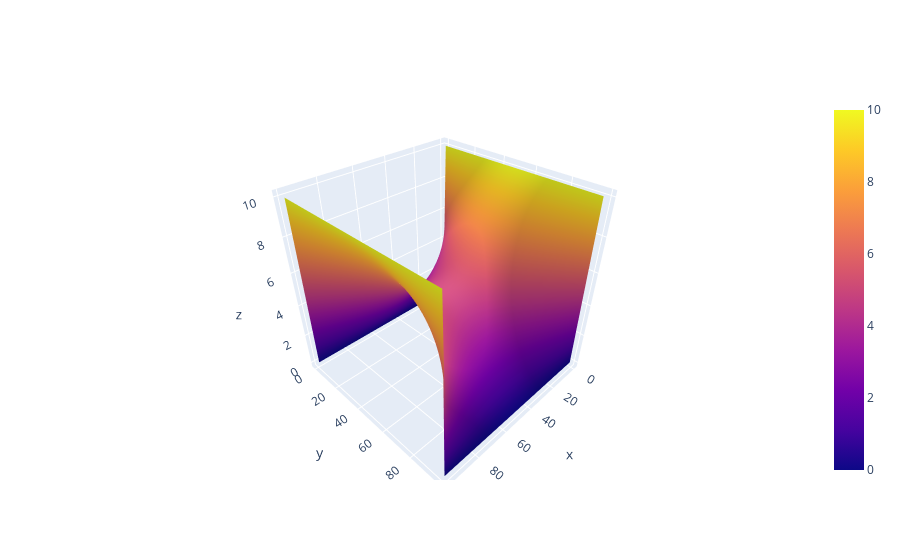

Source (notebook cell):
### Code cell
fig = go.Figure(data=[go.Surface(z=T)])
fig.show()

### Figure 1 — Plotly figure (JSON) as saved in the notebook; plotly's stock layout.template omitted (floating-point values rounded to 4 significant figures; data arrays with more than 128 entries replaced by an {"elided": "..."} marker saying what was removed)
{"data": [{"type": "surface", "z": {"elided": "100x100 float values"}}], "layout": {}}
